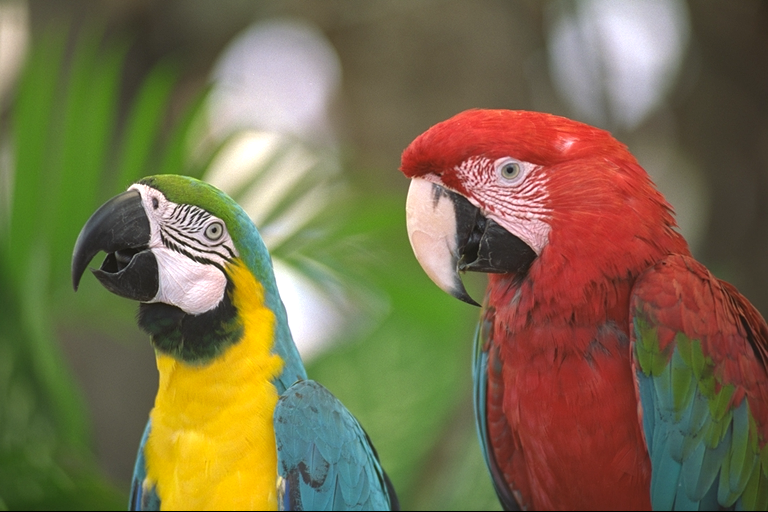
#> input picture tsks24-sig/lab4/images/image1.png, 768 x 512 px
$ python demo5.py   (older library calls are emulated)
#> lines starting #> are read from the running program, lines starting #| are printed output that depends on the picture; long printed decimals are rounded
#> further down, im1_bgr is the input picture: shape (512, 768, 3); mean B, G, R 75.8, 109.6, 121.7
### tsks24-sig/lab4/jpeglab.py
# JPEG lab module

import numpy as np
import sys
def rgb2ycbcr(r, g=0, b=0):
#> called with g = 0, b = 0
    if r.ndim == 3:
        g = r[:,:,1]
        b = r[:,:,2]
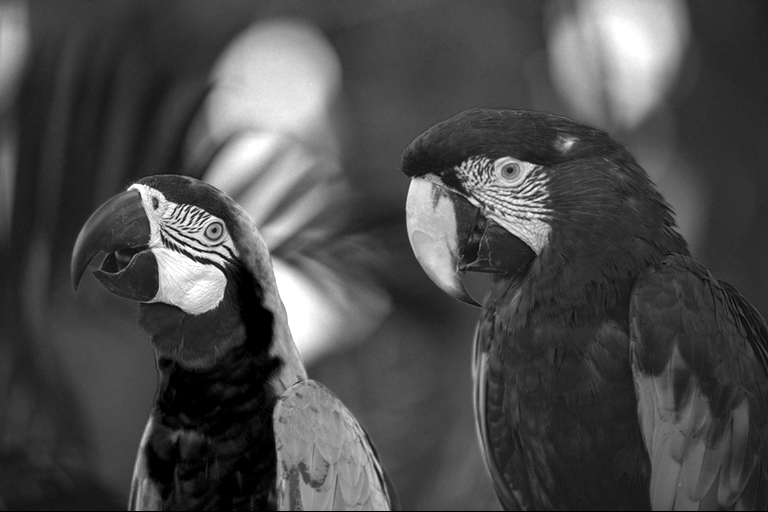
#> b: shape (512, 768); min 0, max 255, mean 75.8
        r = r[:,:,0]
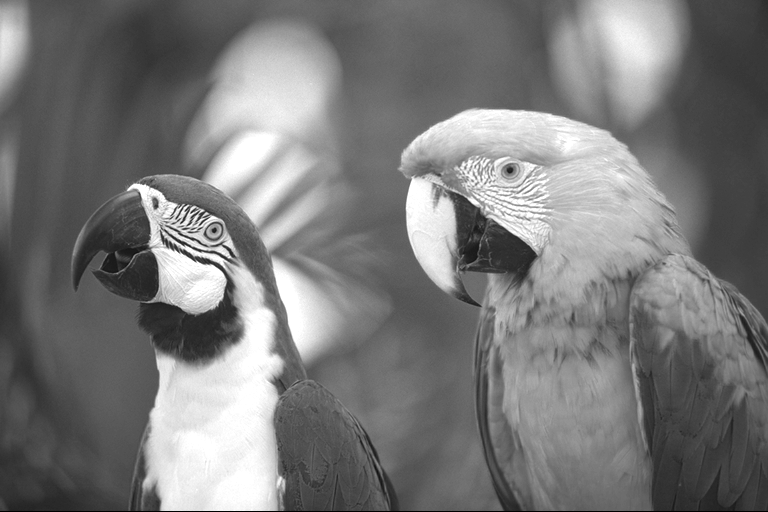
#> r: shape (512, 768); min 0, max 255, mean 121.7
    y = 16. + (65.481*r + 128.553*g + 24.966*b)/255.
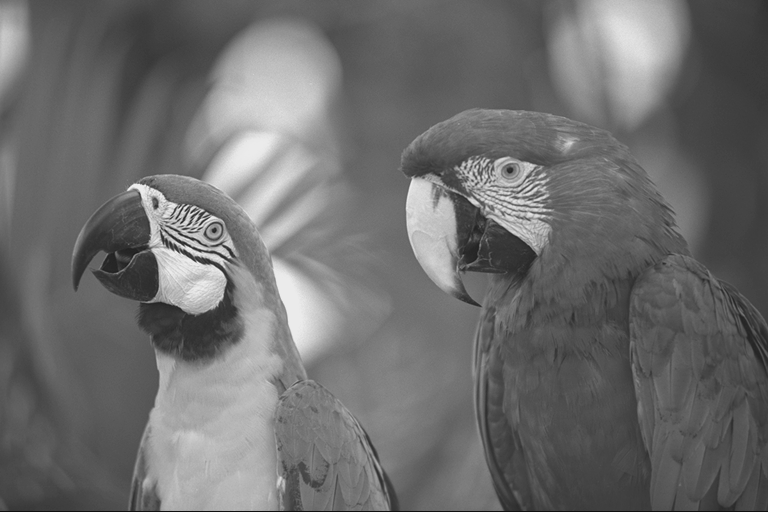
#> y: shape (512, 768) float64; min 16, max 235, mean 109.9
    cb = 128. + (-37.797*r - 74.203*g + 112.*b)/255.
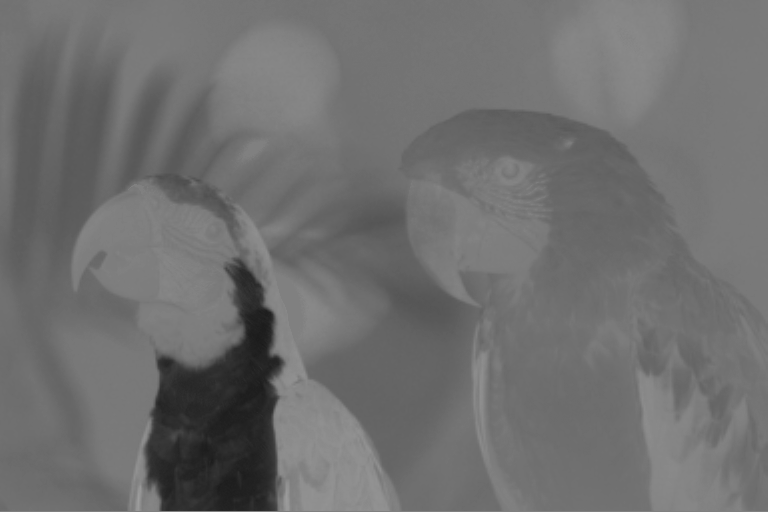
#> cb: shape (512, 768) float64; min 25.89, max 157.8, mean 111.4
    cr = 128. + (112.*r - 93.786*g - 18.214*b)/255.
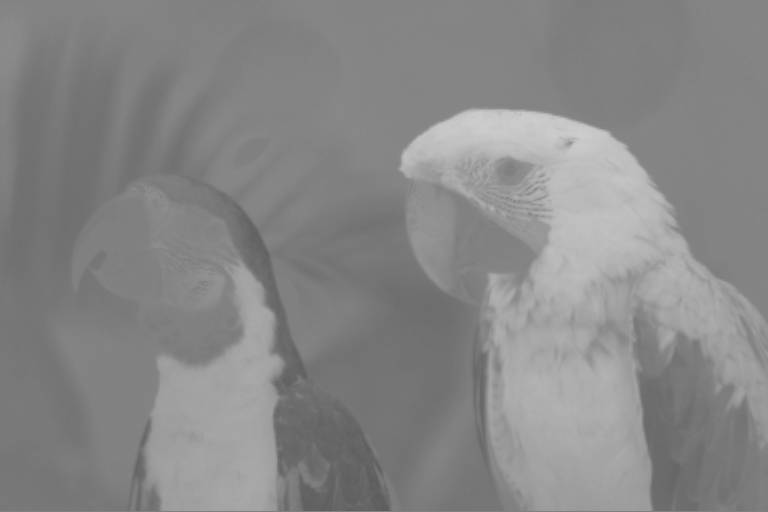
#> cr: shape (512, 768) float64; min 92.59, max 205.6, mean 135.7
    return (y, cb, cr)

# [198 lines left out: functions ycbcr2rgb, im2col_distinct, col2im_distinct, dct2basemx, bdct, ibdct and 6 more, not called in this run]

### tsks24-sig/lab4/preamble.py
import numpy as np
from scipy import signal, misc, ndimage
import cv2
from matplotlib import pyplot as plt
plt.rcParams['image.interpolation'] = 'nearest'
import jpeglab as jl

class Error: # Also exists in preamble
    def __init__(self, original, altered):
        self.mse = np.mean((original-altered)**2)
        self.psnr = 10*np.log10(255**2/self.mse) # peak signal to noise ratio

### tsks24-sig/lab4/demo5.py
from preamble import *

im1_bgr = cv2.imread('images/image1.png');
im1 = cv2.cvtColor(im1_bgr,cv2.COLOR_BGR2RGB)
y, cb, cr = jl.rgb2ycbcr(im1)
plt.figure(0), plt.imshow(y, 'gray', clim=(0, 255))
plt.title('original'), plt.colorbar()

Y = cv2.dct(y)
plt.figure(1), plt.imshow(np.log(np.abs(Y)+1),'gray')
plt.title('2d cosine transform'), plt.colorbar()

Yq = np.zeros((512,768))
Yq[0:128,0:196] = np.round(Y[0:128,0:196])
plt.figure(2), plt.imshow(np.log(np.abs(Yq)+1),'gray')
plt.title('2d cosine transform (take 1/16 coeffs)'), plt.colorbar()
yq = cv2.idct(Yq)
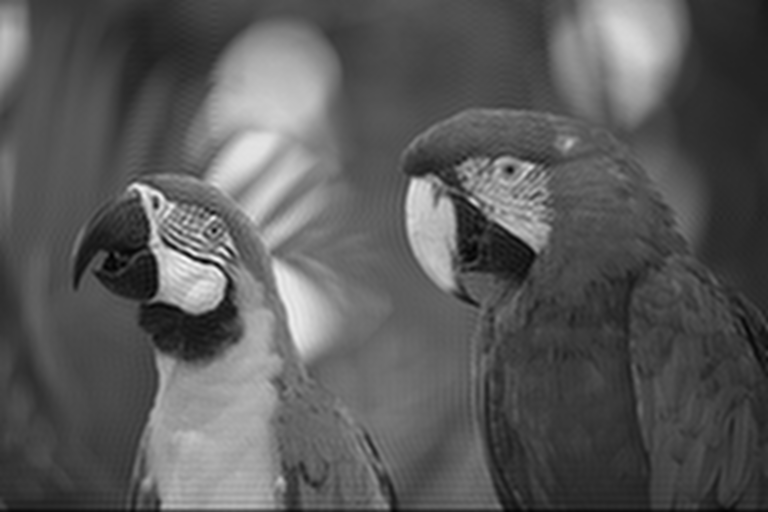
#> yq: shape (512, 768) float64; min 26.21, max 261.9, mean 109.9; drawn with min black and max white
plt.figure(3), plt.imshow(yq,'gray', clim=(0,255))
plt.title('coded image (yq)'), plt.colorbar()
plt.show()
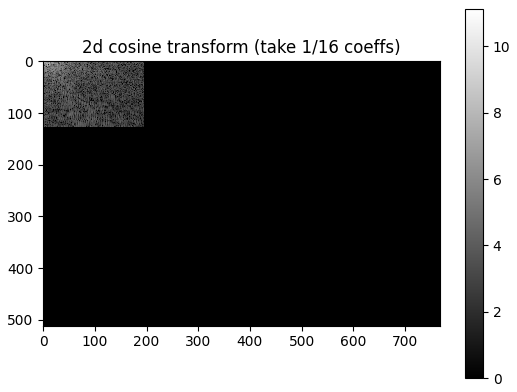
#> figure drawn by matplotlib, 2 panels

print(f"Yq min = {np.min(Yq)} and Yq max = {np.max(Yq)}")
#| Yq min = -9437.0 and Yq max = 68923.0

# QUESTION: 7
# Yq min = -9437.0 and Yq max = 68923.0
# 1 bit for sign and 17 bits for value as 2^17 > 68923 > 2^16

print(Error(y, yq).psnr)
#> in __init__, `self.mse = np.mean((original-altered)**2)`: self.mse = 51.25
#> in __init__, `self.psnr = 10*np.log10(255**2/self.mse)`: self.psnr = 31.03
#| 31.034

# QUESTION: 8
# yq:
#   bpp = 18 / 16 = 1.125
#   psnr = 31.033776619093945
#   subjective = decent

$ run again, with tsks24-sig/lab4/images/image3.png copied over tsks24-sig/lab4/images/image1.png
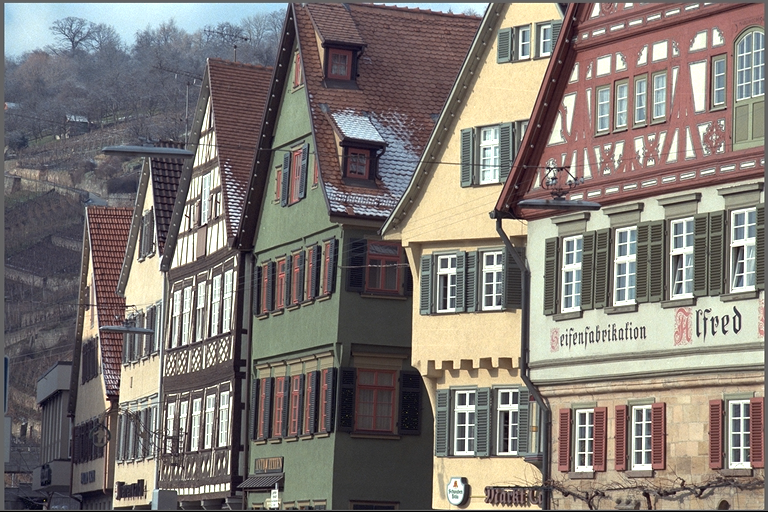
#> input picture tsks24-sig/lab4/images/image3.png, 768 x 512 px
#> im1_bgr is the input picture: shape (512, 768, 3); mean B, G, R 116, 121.1, 128
#> `yq = cv2.idct(Yq)`:
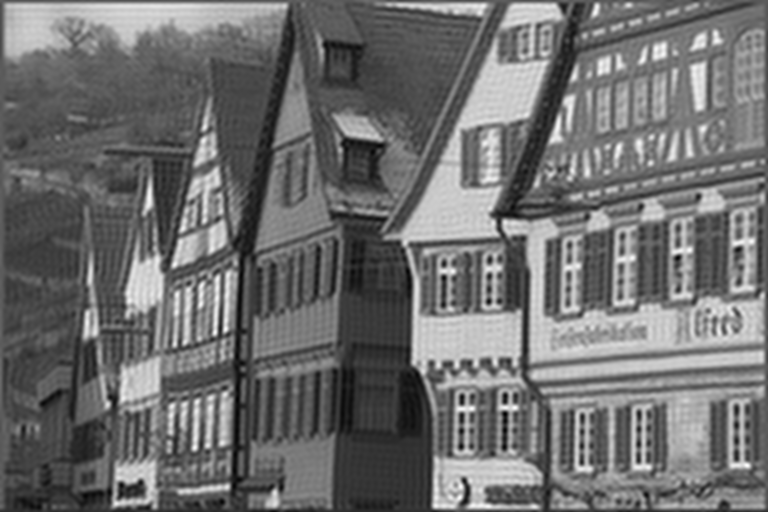
#> yq: shape (512, 768) float64; min 7.79, max 268.1, mean 121.3; drawn with min black and max white
#> `plt.show()`:
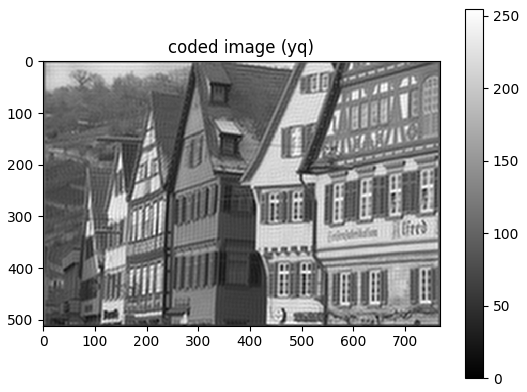
#> figure drawn by matplotlib, 2 panels
#| Yq min = -8772.0 and Yq max = 76035.0
#> self.mse = 481.7
#> self.psnr = 21.3
#| 21.303

$ run again, with tsks24-sig/lab4/images/image4.png copied over tsks24-sig/lab4/images/image1.png
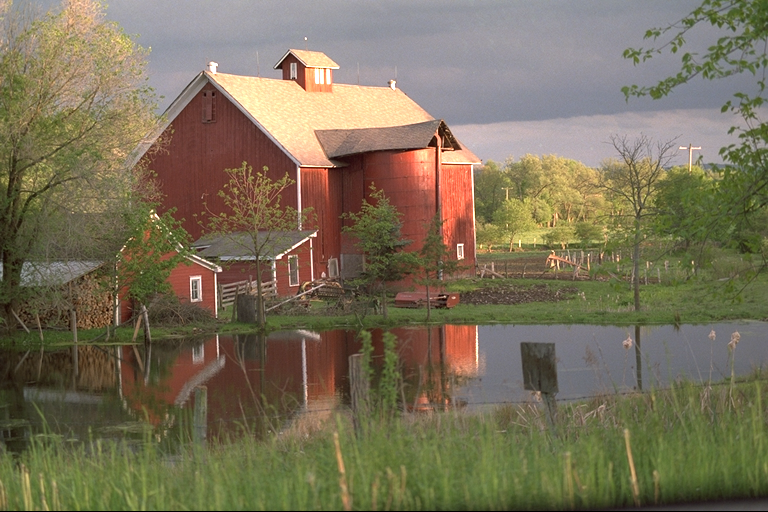
#> input picture tsks24-sig/lab4/images/image4.png, 768 x 512 px
#> im1_bgr is the input picture: shape (512, 768, 3); mean B, G, R 88.7, 112.4, 121.8
#> `plt.show()`:
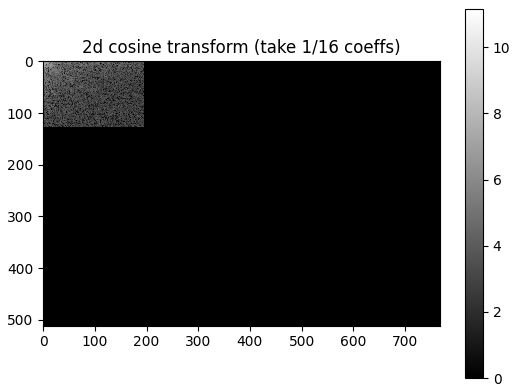
#> figure drawn by matplotlib, 2 panels
#| Yq min = -3367.0 and Yq max = 70621.0
#> self.mse = 100
#> self.psnr = 28.13
#| 28.129
